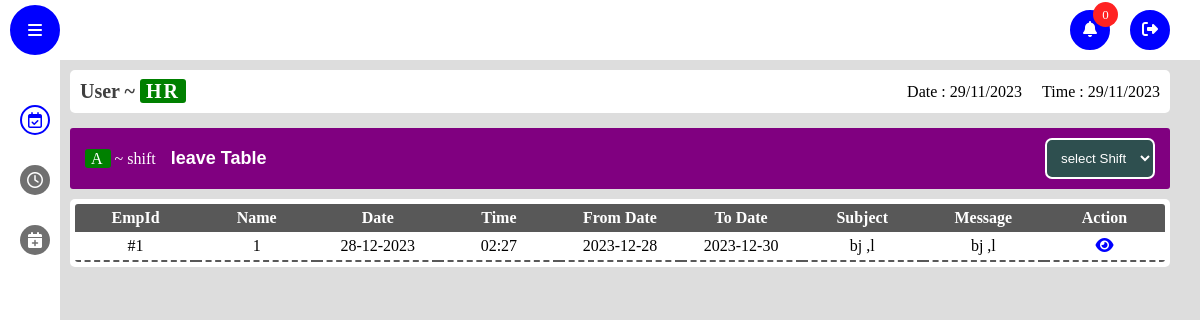
The page /leave_table (signed in) on the database as committed earlier.
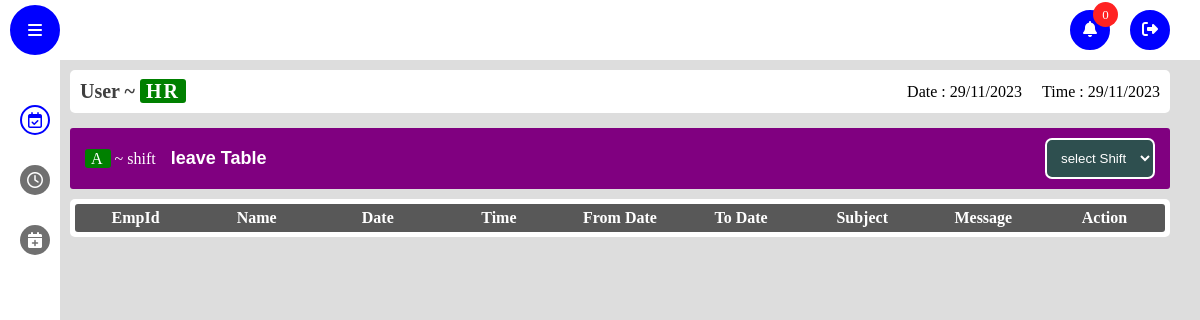
The same page on the database as committed later.
### app/models.py (models this page shows)
class leave(db.Model, UserMixin):
    id = db.Column(db.Integer, primary_key=True)
    emp_id = db.Column(db.Integer)
    emp_name = db.Column(db.String(150), nullable=False)
    reason = db.Column(db.String(150), nullable=False)
    from_date = db.Column(db.String(150), nullable=False)
    to_date = db.Column(db.String(150), nullable=False)
    approved_by = db.Column(db.String(150), default='Pending')
    hr_approval = db.Column(db.String(150), default='Pending')
    date = db.Column(db.DateTime(timezone=True), default=func.now())

### app/views.py (the view)
@views.route("/leave_table")
@login_required
def leave_table():
    leave_permission=leave.query.order_by(leave.date).all()
    return render_template("leave_table.html",leave_permission=leave_permission)

### app/templates/leave_table.html (shortened to what the changed rows need)
<!DOCTYPE html>
<html lang="en">
<head>
    <link rel="stylesheet" href="static/css/style.css">
    <link rel="stylesheet" href="static/css/attendance.css">
    <link rel="stylesheet" href="https://cdnjs.cloudflare.com/ajax/libs/font-awesome/5.15.4/css/all.min.css">
    <link rel="stylesheet" href="https://cdnjs.cloudflare.com/ajax/libs/font-awesome/6.1.1/css/all.min.css">
</head>
<body>
    <main class="main active">
        <header class="details-bar">
            <div class="user-details">
                <h1 class="user-role">User ~ <span class="role tag">HR</span></h1>
            </div>
        </header>
        <link rel="stylesheet" href="static/css/late.css">
        <section class="leave-table-section">
            <div class="table">
                <table>
                    <thead>
                        <th>EmpId</th>
                        <th>Name</th>
                        <th>Date</th>
                        <th>Time</th>
                        <th>From Date</th>
                        <th>To Date</th>
                        <th>Subject</th>
                        <th>Message</th>
                        <th>Action</th>
                    </thead>
                    <tbody class="leave-table" id="leave-table">
                        {% for leave_permission in leave_permission %}
                            <tr>
                                <td>#{{leave_permission.emp_id}}</td>
                                <td>{{leave_permission.emp_name}}</td>
                                <td>{{leave_permission.date.strftime('%d-%m-%Y') }}</td>
                                <td>{{leave_permission.date.strftime('%H:%M') }}</td>
                                <td>{{leave_permission.from_date}}</td>
                                <td>{{leave_permission.to_date}}</td>
                                <td>{{leave_permission.reason}}</td>
                                <td>
                                    {{leave_permission.reason}}
                                </td>
                                <td>
                                    <a href="{{ url_for('views.leave_req_profile',
                                     emp_id=leave_permission.emp_id,
                                     emp_name=leave_permission.emp_name,
                                     from_date=leave_permission.from_date,
                                     to_date=leave_permission.to_date,
                                     reason=leave_permission.reason,
                                     req_id=leave_permission.id )}}"><i class="fas fa-eye"></i></a>
                                </td>
                            </tr>
                        {% endfor %}
                    </tbody>
                </table>
            </div>
        </section>
    </main>
</body>
</html>

Rows that differ between the two databases and show on the page:
removed leave: emp_id "1", emp_name "1", date "28-12-2023", date "02:27", from_date "2023-12-28", to_date "2023-12-30", reason "bj ,l"
